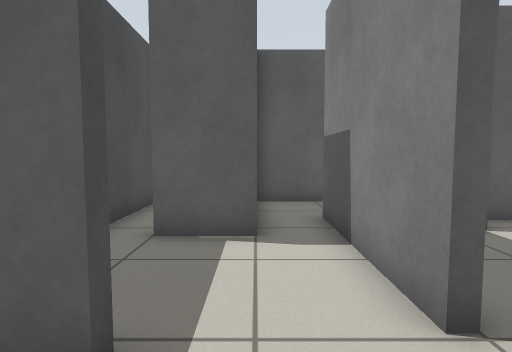
view 1 (above)

16 first-person views from a walk through a robot-simulator world made for Gazebo. The camera is 0.79 m above the floor, tilts 4° down and sees 80° across. The floor is counted in squares, 0.5 m on a side. Each view is taken from the middle of a square. On the plan, view 1 faces up. The plan holds only what a view shows up to about 15 squares ahead; the rest is blank. Robots are left out.

view 2
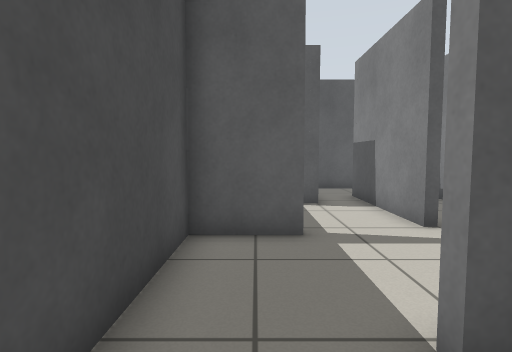

view 3
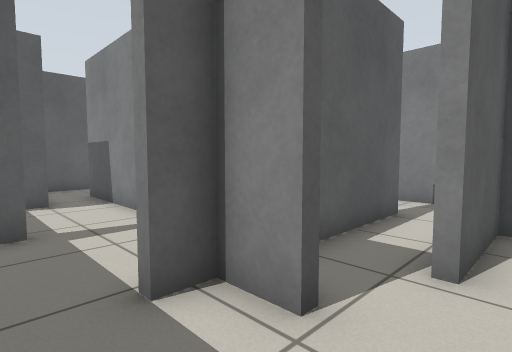

view 4
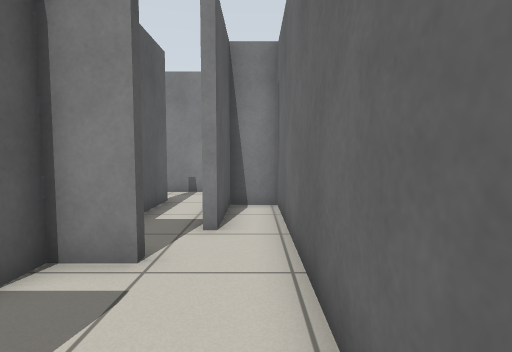

view 5
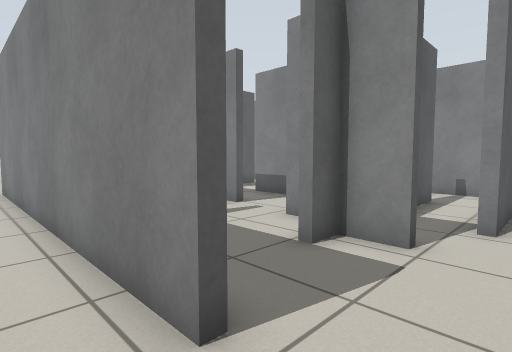

view 6
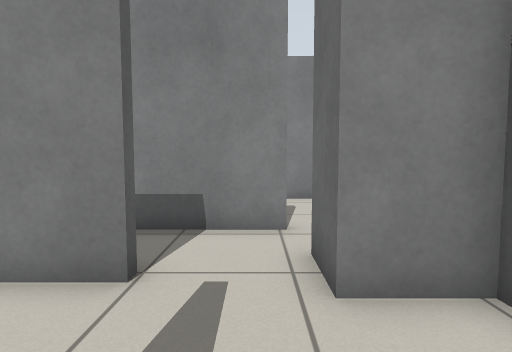

view 7
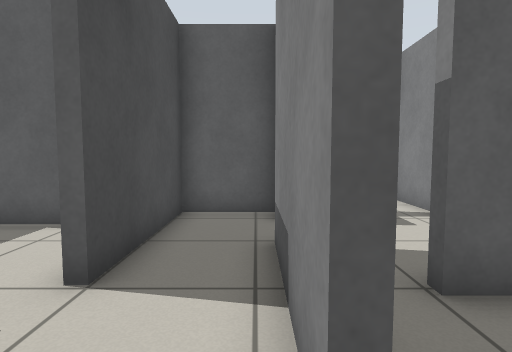

view 8
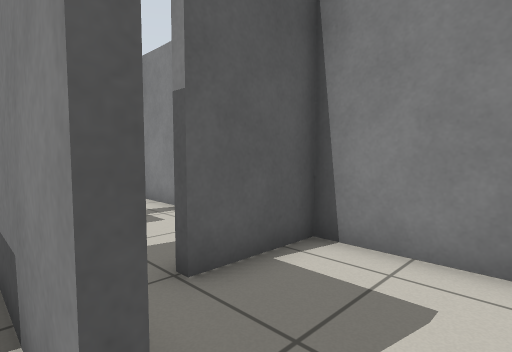

view 9
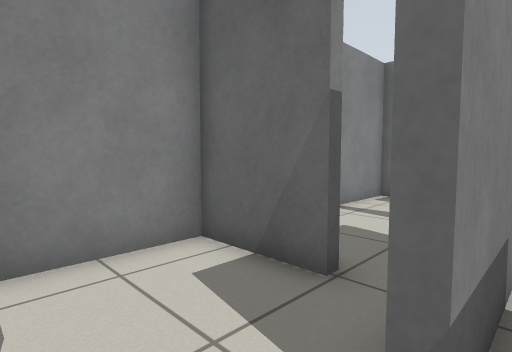

view 10
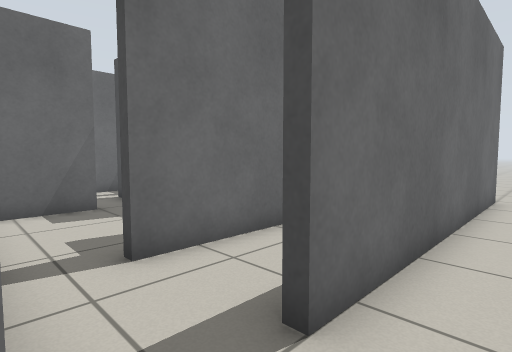

view 11
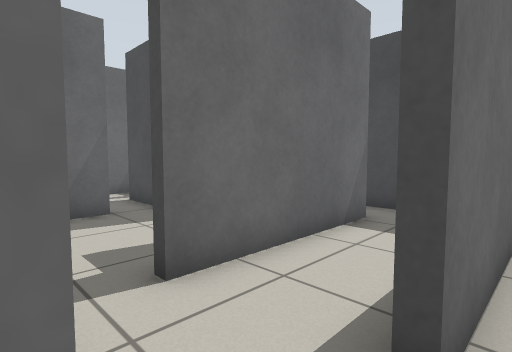

view 12
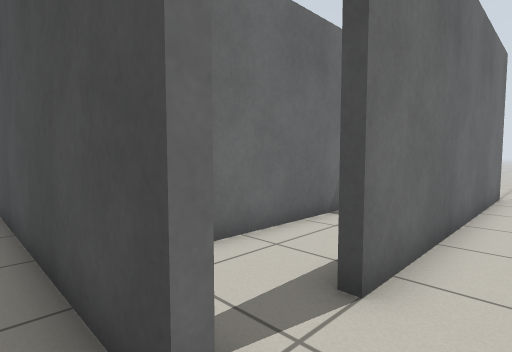

view 13
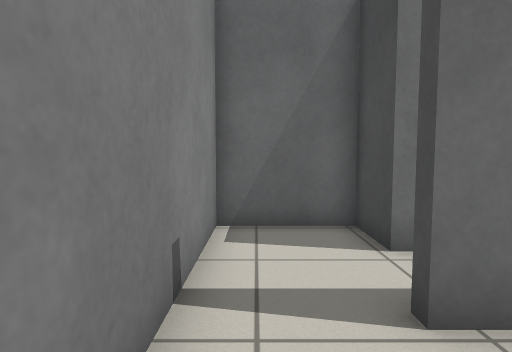

view 14
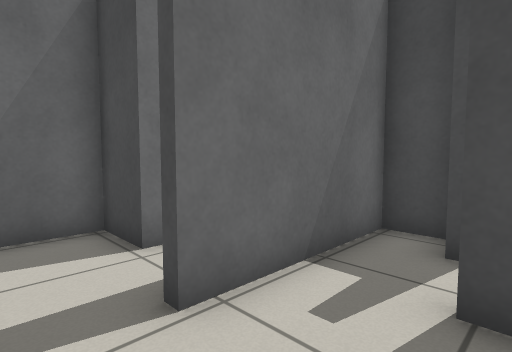

view 15
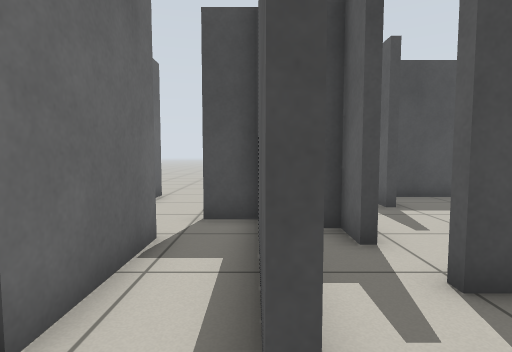

view 16
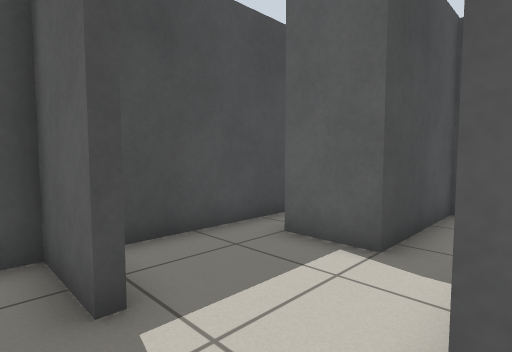

### Floor plan
Points are (right, up) in squares from view 1. A wall is a line through its corners. A room is listed if a view was taken in it or the views show most of it. See-through windows are left out.
Room 1 (views 1, 6)
walls: (-1, 1.9) (-3.3, 1.9) (-3.3, -1.5); (1.7, 2.5) (1.7, 7.6); (1.3, -1.7) (1.3, 0.1); (-3.3, 5.9) (-3.3, 3); (0, 7.5) (0, 5.8) (-2, 5.8)
ways out: opening at (-1.5, -2) to room 2; opening at (2, 1.5) to room 4; opening at (1, 6.5) to room 8; gap at (-2, 6)
Room 2 (views 2, 3)
walls: (0.6, -1.9) (0.6, -3.3) (0.3, -3.3) (0.3, -2) (-0.6, -2); (-3.2, -3) (-3.6, -3); (-3.3, -1.5) (-3.3, -2.5); (-3.9, -5.7) (5.5, -5.7) (5.5, -4.2) (2.3, -4.2)
ways out: opening at (-1.5, -2) to room 1; opening at (-3, -4) to room 3; opening at (3, -3) to room 7
Room 3 (views 4, 5)
walls: (-3.6, -3) (-3.6, 10.5) (6.9, 10.5)
ways out: opening at (-3, -4) to room 2; opening at (-4.5, -6) to room 6; opening at (9, 11.5) to room 6; opening at (7.5, 10) to room 8
Room 4 (views 7, 8, 13, 14, 16)
walls: (4.6, 2.1) (4.6, 0.4) (4.3, 0.4) (4.3, 4.4); (2.8, -0.2) (1.6, -0.2) (1.6, -1.6) (6.5, -1.6); (1.3, 0.1) (2.8, 0.1); (2, 4.4) (2, 2.5); (8.9, -1.5) (8.9, 2.3) (6, 2.3)
ways out: opening at (2, 1.5) to room 1; opening at (3.5, 3.5) to room 5; opening at (7.5, -2) to room 7; gap at (6, 2) to room 9
Room 5 (view 9)
walls: (4.6, 7.3) (2, 7.3) (2, 4.4)
ways out: opening at (3.5, 3.5) to room 4; opening at (5, 5.5) to room 9
Room 6 (views 10, 11, 12)
walls: (8.8, 10.5) (9.2, 10.5) (9.2, 2)
ways out: opening at (-4.5, -6) to room 3; opening at (9, 11.5) to room 3
Room 7 (view 15)
walls: (6.5, -2) (2.6, -2); (2.3, -3.9) (5.8, -3.9) (5.8, -5.7) (8.9, -5.7) (8.9, -1.5)
ways out: opening at (3, -3) to room 2; opening at (7.5, -2) to room 4
Room 8 (no view inside)
walls: (6.9, 10.5) (6.9, 10.1); (2.6, 10.2) (0, 10.2) (0, 7.5); (1.7, 7.6) (7.3, 7.6); (8.9, 7.4) (8.9, 9.5)
ways out: opening at (1, 6.5) to room 1; opening at (7.5, 10) to room 3; opening at (8, 7) to room 9
Room 9 (no view inside)
walls: (6.3, 7.3) (5.5, 7.3); (6, 2.6) (8.9, 2.6) (8.9, 5.8); (4.3, 4.4) (4.8, 4.4)
ways out: gap at (6, 2) to room 4; opening at (5, 5.5) to room 5; opening at (8, 7) to room 8

Where each view was taken, in squares from view 1:
view 1: 0 up, 0 right, facing up
view 2: 4 down, 2 left, facing up
view 3: 5 down, 2 left, facing up-right
view 4: 5 down, 4 left, facing right
view 5: 5 down, 5 left, facing up-right
view 6: 1 up, 2 left, facing right
view 7: 1 down, 4 right, facing up
view 8: 1 down, 4 right, facing up-right
view 9: 6 up, 4 right, facing down-right
view 10: 12 up, 9 right, facing down-left
view 11: 11 up, 9 right, facing down-left
view 12: 12 up, 10 right, facing down-left
view 13: 1 up, 8 right, facing down
view 14: 1 up, 8 right, facing down-left
view 15: 2 down, 8 right, facing left
view 16: 1 up, 2 right, facing up-left
